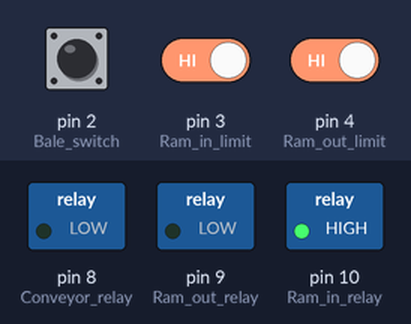
Recording of a sketch running on a simulated Arduino Uno, built with avr-gcc and run on an emulated ATmega328P. Shown: switched loads named in the sketch (green lamp = pin HIGH). The inputs (shaded band) are chosen by the test bench; at power-on: pin 4 (Ram_out_limit) HIGH, pin 3 (Ram_in_limit) HIGH, pin 2 (Bale_switch) HIGH.

Above: at 0.8 s.
0.9 s: pin 4 (Ram_out_limit) driven LOW
At 1.6 s:
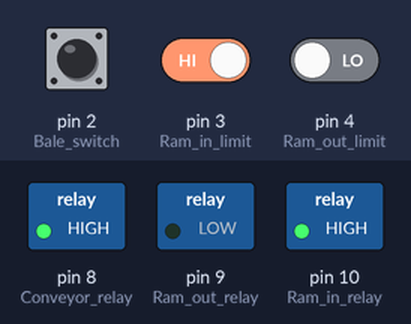
2.4 s: pin 3 (Ram_in_limit) driven LOW
At 2.7 s:
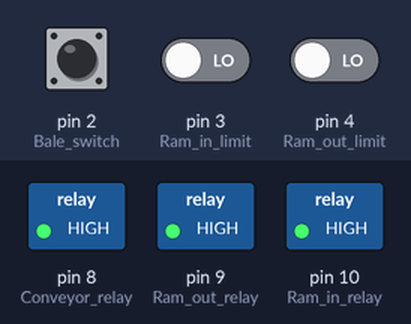
3.9 s: pin 2 (Bale_switch) pulled LOW for 0.15 s
At 3.97 s:
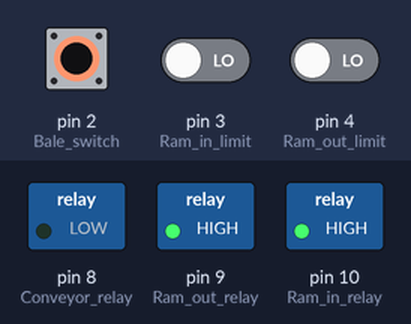
5.5 s: pin 4 (Ram_out_limit) driven HIGH
At 6.3 s:
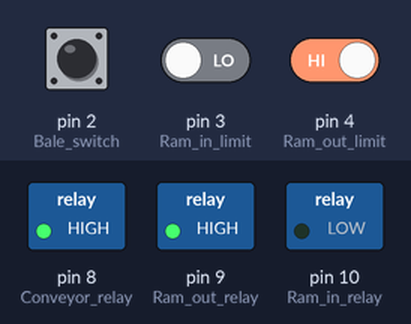
Timing chart, 0 to 8.0 s (numbered marks = the images above; inputs shaded):
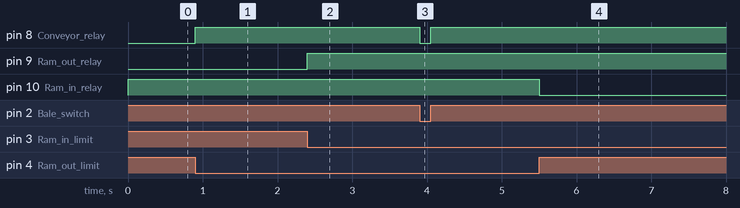

Measured:
- after the input at 0.9 s, pin 8 (Conveyor_relay): LOW → HIGH at once
- after the input at 2.4 s, pin 9 (Ram_out_relay): LOW → HIGH at once
- after the input at 3.9 s, pin 8 (Conveyor_relay): HIGH → LOW at once, → HIGH 0.15 s later
- after the input at 5.5 s, pin 10 (Ram_in_relay): HIGH → LOW at once

The sketch:

Static_Baler.ino
```cpp
/*
  Bale Sledge

  Created by Gavin Armstrong
  May 2019

*/


int buttonState = 0;

void setup() {
  // put your setup code here, to run once:

  pinMode(2, INPUT_PULLUP);    // Bale switch
  pinMode(3, INPUT_PULLUP);    // Ram in limit
  pinMode(4, INPUT_PULLUP);    // Ram out limit
  pinMode(8, OUTPUT);          // Conveyor relay
  pinMode(9, OUTPUT);          // Ram out relay
  pinMode(10, OUTPUT);         // Ram in relay

  // Turn off ram relays and start conveyor

  digitalWrite(8, LOW);
  digitalWrite(9, HIGH);
  digitalWrite(10, HIGH);

  //reset the bale arm if it is not in correct positon

  while (digitalRead(4) == HIGH) {
    digitalWrite(9, LOW);
  }

}

void loop() {
  // put your main code here, to run repeatedly:

  digitalWrite(9, HIGH);
  digitalWrite(10, HIGH);

  buttonState = digitalRead(2);
  if (buttonState == HIGH) {
    digitalWrite(8, HIGH);
    while (digitalRead(3) == HIGH) {
      digitalWrite(9, LOW);
      delay(500); //move ram for extra 0.5 second to make sure it seats
    }
    digitalWrite(9, HIGH);
    while (digitalRead(4) == HIGH) {
      digitalWrite(10, LOW);
      delay(500);  //move ram for extra 0.5 second to make sure it seats
    }
    digitalWrite(10, HIGH);
    digitalWrite(8, HIGH);   // This might need to be low?
  } else {
    digitalWrite(8, LOW);
  }
}
```
